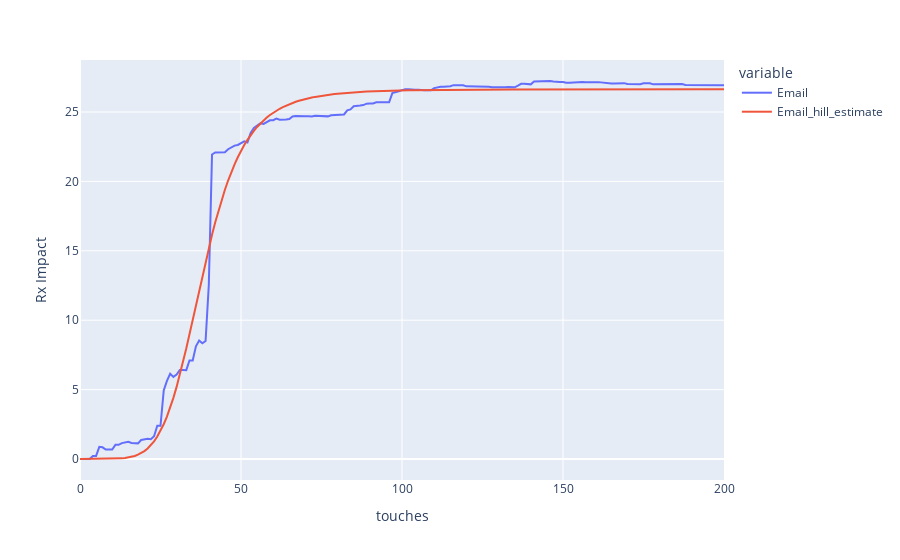

The cell this chart's notebook holds for it:
### Code cell
response_curves.plot(channel1_h['resp_df'], 'touches', ['Email', 'Email_hill_estimate'])

### Figure 1 — Plotly figure (JSON) as saved in the notebook; plotly's stock layout.template omitted (floating-point values rounded to 4 significant figures; data arrays with more than 128 entries replaced by an {"elided": "..."} marker saying what was removed)
{"data": [{"hovertemplate": "variable=Email<br>touches=%{x}<br>value=%{y}<extra></extra>", "legendgroup": "Email", "line": {"color": "#636efa", "dash": "solid"}, "marker": {"symbol": "circle"}, "mode": "lines", "name": "Email", "orientation": "v", "showlegend": true, "type": "scatter", "x": {"elided": "201 int values"}, "xaxis": "x", "y": {"elided": "201 float values"}, "yaxis": "y"}, {"hovertemplate": "variable=Email_hill_estimate<br>touches=%{x}<br>value=%{y}<extra></extra>", "legendgroup": "Email_hill_estimate", "line": {"color": "#EF553B", "dash": "solid"}, "marker": {"symbol": "circle"}, "mode": "lines", "name": "Email_hill_estimate", "orientation": "v", "showlegend": true, "type": "scatter", "x": {"elided": "201 int values"}, "xaxis": "x", "y": {"elided": "201 float values"}, "yaxis": "y"}], "layout": {"legend": {"title": {"text": "variable"}, "tracegroupgap": 0}, "margin": {"t": 60}, "xaxis": {"anchor": "y", "domain": [0, 1], "title": {"text": "touches"}}, "yaxis": {"anchor": "x", "domain": [0, 1], "title": {"text": "Rx Impact"}}}}
